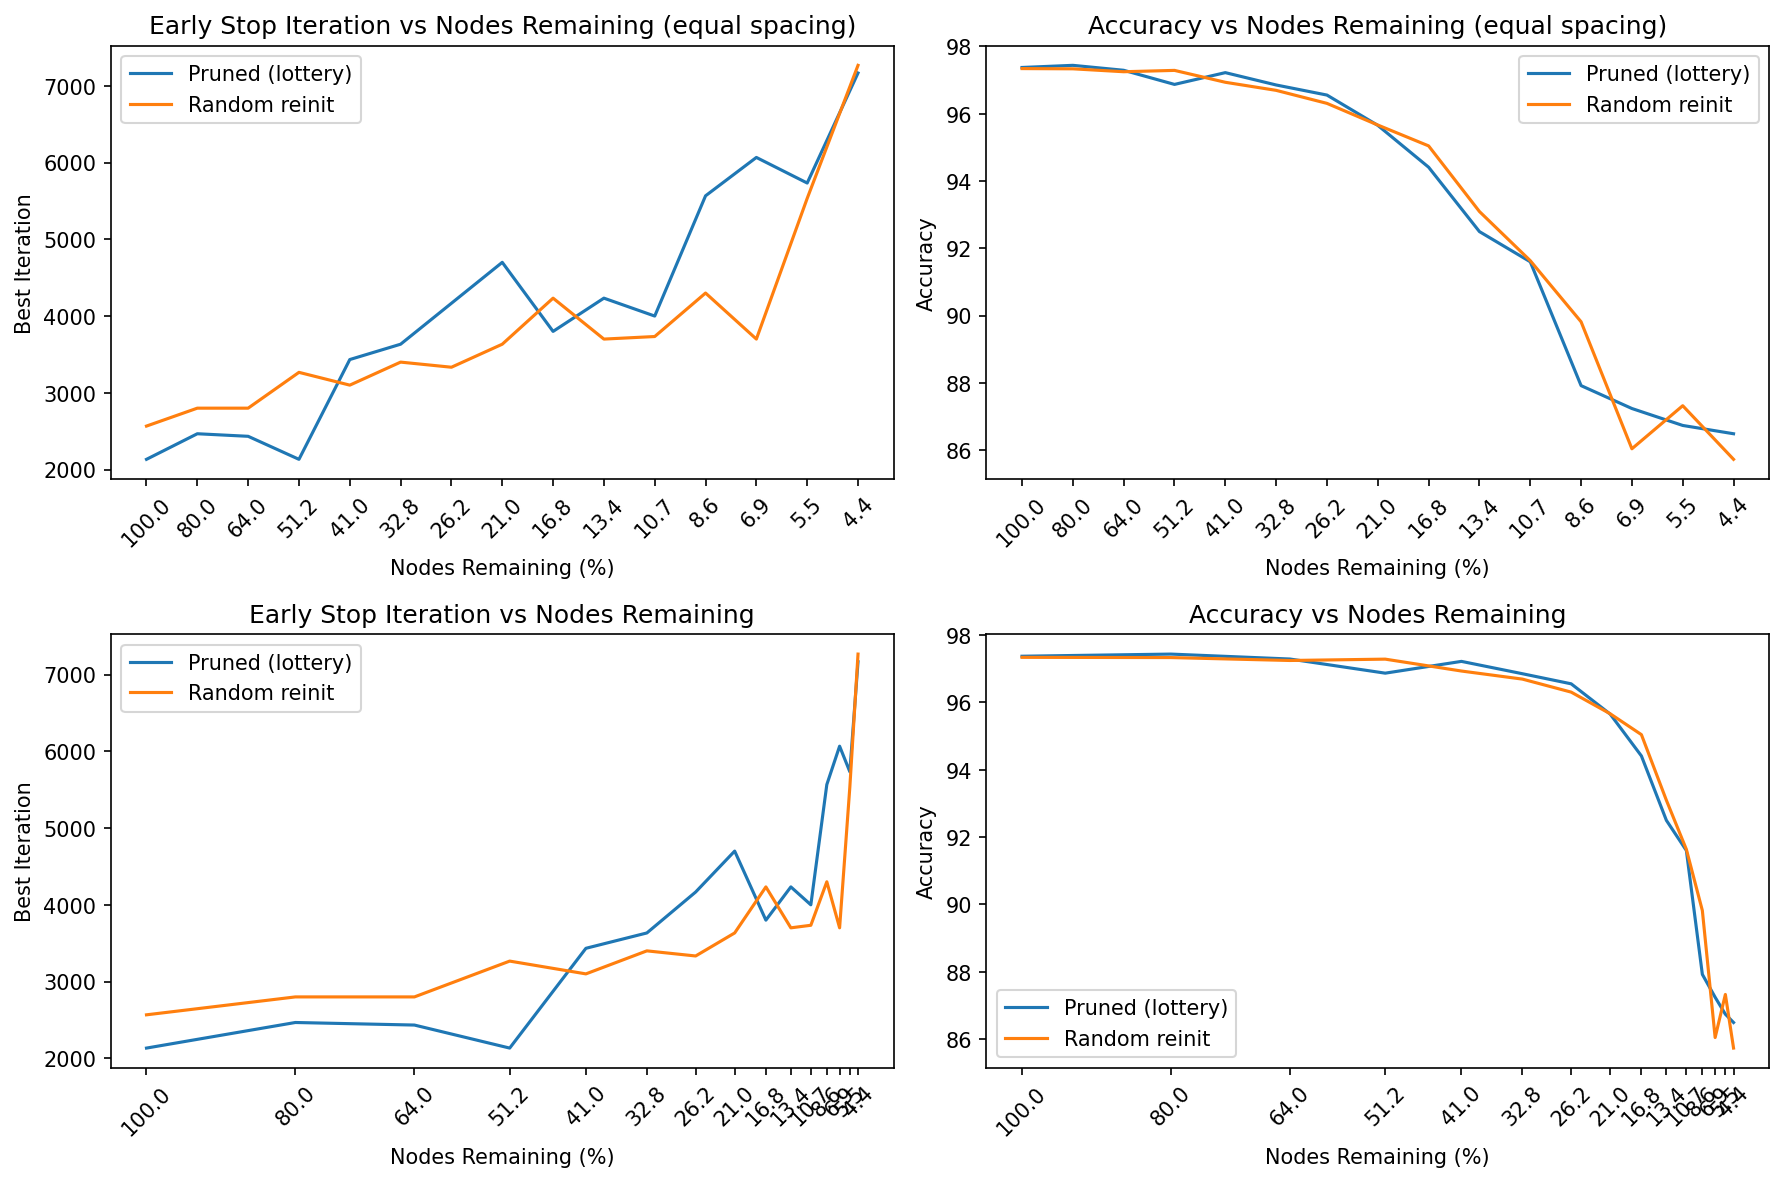

This figure's Python source:
import torch
import numpy as np
import matplotlib.pyplot as plt
from torchvision import datasets, transforms
from sklearn.model_selection import train_test_split
from torch.utils.data import Subset
from torch import nn
from torch.utils.data import DataLoader
import copy
from modules import func, networks
import math
from tqdm import tqdm

BATCH_SIZE = 60
MAX_ITERS = 50000 #
LAMBDA = 1.2e-3
HIDDENLAYER1 = 300
HIDDENLAYER2 = 100
OUT = 10
VALSIZE=5000
P = 0.2
ROUNDS = 15 #
NUM_RUNS = 3 #

data = datasets.MNIST(
    root="data",
    train=True,
    download=True,
    transform=transforms.ToTensor()
)

test_data = datasets.MNIST(
    root="data",
    train=False,
    download=True,
    transform=transforms.ToTensor()
)

targets = data.targets.numpy()
idx = list(range(len(data)))

train_idx, val_idx = train_test_split(
    idx,
    test_size=VALSIZE,
    stratify=targets,
    random_state=42,
    shuffle=True
)

train_data = Subset(data, train_idx)
val_data = Subset(data, val_idx)

device = (
    "cuda" if torch.cuda.is_available()
    else "mps" if torch.backends.mps.is_available()
    else "cpu"
)

batch_size = BATCH_SIZE

train_dataloader = DataLoader(train_data, batch_size=batch_size)
val_dataloader = DataLoader(val_data, batch_size=batch_size)
test_dataloader = DataLoader(test_data, batch_size=batch_size)

x, y = train_data[0]
inputsize = math.prod(x.shape)

all_iters  = []
all_accs   = []
all_itersR = []
all_accsR  = []

for run in tqdm(range(NUM_RUNS), desc="Runs"):

    model = networks.Lenet(inputsize, HIDDENLAYER1, HIDDENLAYER2, OUT).to(device)
    modelR = networks.Lenet(inputsize, HIDDENLAYER1, HIDDENLAYER2, OUT).to(device)
    loss_fn = nn.CrossEntropyLoss()
    optimizer = torch.optim.Adam(model.parameters(), lr=LAMBDA)
    optimizerR = torch.optim.Adam(modelR.parameters(), lr=LAMBDA)



    linear_layers = [(i, m) for i, m in enumerate(model.linear_relu_stack) if isinstance(m, nn.Linear)]
    original = [[layer.weight.data.clone(), layer.bias.data.clone()] for _, layer in linear_layers]

    out = []
    outR = []

    for i in tqdm(range(ROUNDS), desc=f"  Run {run+1} rounds", leave=False):
        bestIter = networks.trainEarlyStop(train_dataloader, val_dataloader, model, loss_fn, optimizer, device, MAX_ITERS)
        a = networks.test(test_dataloader, model, loss_fn, device, Verbose=False)

        bestIterR = networks.trainEarlyStop(train_dataloader, val_dataloader, modelR, loss_fn, optimizerR, device, MAX_ITERS)
        aR = networks.test(test_dataloader, modelR, loss_fn, device, Verbose=False)

        out.append((bestIter, a))
        outR.append((bestIterR, aR))

        layers = [(i, m) for i, m in enumerate(model.linear_relu_stack) if isinstance(m, nn.Linear)]
        saved = [[layer.weight.data.clone(), layer.bias.data.clone()] for _, layer in layers]

        w = func.leastweightRank(saved, 1)
        func.removeNodes(original, w[:int(len(w) * P)])

        hl1 = original[0][0].shape[0]
        hl2 = original[1][0].shape[0]

        modelR = networks.Lenet(inputsize, hl1, hl2, OUT).to(device)
        optimizerR = torch.optim.Adam(modelR.parameters(), lr=LAMBDA)
        
        model = networks.Lenet(inputsize, hl1, hl2, OUT).to(device)
        optimizer = torch.optim.Adam(model.parameters(), lr=LAMBDA)
        new_linear_layers = [(i, m) for i, m in enumerate(model.linear_relu_stack) if isinstance(m, nn.Linear)]

        for (w, b), (_, layer) in zip(original, new_linear_layers):
            layer.weight.data = w.clone()
            layer.bias.data   = b.clone()

    all_iters.append([x[0] for x in out])
    all_accs.append([x[1] for x in out])
    all_itersR.append([x[0] for x in outR])
    all_accsR.append([x[1] for x in outR])

remaining = [100 * (1 - P) ** i for i in range(ROUNDS)]

iters  = [sum(r[i] for r in all_iters)  / NUM_RUNS for i in range(ROUNDS)]
accs   = [sum(r[i] for r in all_accs)   / NUM_RUNS for i in range(ROUNDS)]
itersR = [sum(r[i] for r in all_itersR) / NUM_RUNS for i in range(ROUNDS)]
accsR  = [sum(r[i] for r in all_accsR)  / NUM_RUNS for i in range(ROUNDS)]

xs = list(range(len(remaining)))
labels = [f"{r:.1f}" for r in remaining]

fig, ((ax1, ax2), (ax3, ax4)) = plt.subplots(2, 2, figsize=(12, 8))

# Row 1: equally spaced
ax1.plot(xs, iters,  label="Pruned (lottery)")
ax1.plot(xs, itersR, label="Random reinit")
ax1.set_xlabel('Nodes Remaining (%)')
ax1.set_ylabel('Best Iteration')
ax1.set_title('Early Stop Iteration vs Nodes Remaining (equal spacing)')
ax1.set_xticks(xs)
ax1.set_xticklabels(labels, rotation=45)
ax1.legend()

ax2.plot(xs, accs,  label="Pruned (lottery)")
ax2.plot(xs, accsR, label="Random reinit")
ax2.set_xlabel('Nodes Remaining (%)')
ax2.set_ylabel('Accuracy')
ax2.set_title('Accuracy vs Nodes Remaining (equal spacing)')
ax2.set_xticks(xs)
ax2.set_xticklabels(labels, rotation=45)
ax2.legend()

# Row 2: actual % spacing
ax3.plot(remaining, iters,  label="Pruned (lottery)")
ax3.plot(remaining, itersR, label="Random reinit")
ax3.set_xlabel('Nodes Remaining (%)')
ax3.set_ylabel('Best Iteration')
ax3.set_title('Early Stop Iteration vs Nodes Remaining')
ax3.set_xticks(remaining)
ax3.set_xticklabels(labels, rotation=45)
ax3.invert_xaxis()
ax3.legend()

ax4.plot(remaining, accs,  label="Pruned (lottery)")
ax4.plot(remaining, accsR, label="Random reinit")
ax4.set_xlabel('Nodes Remaining (%)')
ax4.set_ylabel('Accuracy')
ax4.set_title('Accuracy vs Nodes Remaining')
ax4.set_xticks(remaining)
ax4.set_xticklabels(labels, rotation=45)
ax4.invert_xaxis()
ax4.legend()

plt.tight_layout()
plt.savefig("mnist_results.png", dpi=150, bbox_inches="tight")
